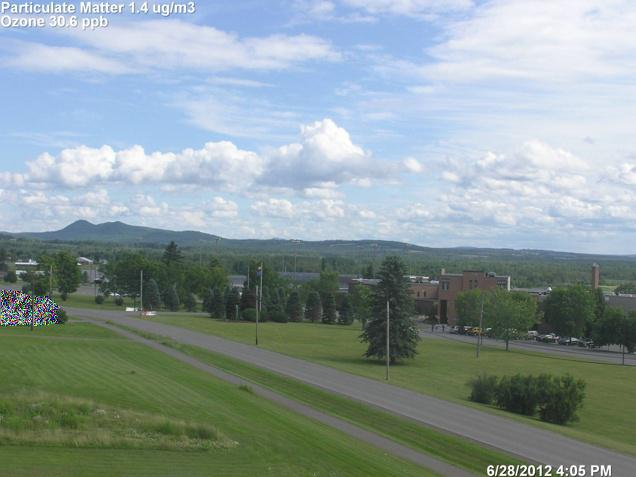
#> input picture TestData/Hday2night/composite_images_test/d1048-20120628-200951_1_3.jpg, 636 x 477 px, given as the content of the folder ta1/liguanlin/Datasets/iHarmony/Hday2night/composite_images/, which was not available
$ python generate_downsampled_dataset.py
#> lines starting #> are read from the running program, lines starting #| are printed output that depends on the picture; pictures that were not available may be replaced by others from this repository, and a replacement may not be noted
import numpy as np
import os
from os import listdir
from PIL import Image
import matplotlib.pyplot as plt
import cv2
import skimage
import random

def addGaussNoise(s):
    var = random.uniform(0.0001, 0.25)
    noisy = skimage.util.random_noise(s, mode='gaussian', var=var)
    return noisy
sub_dataset_list = ['/data1/liguanlin/Datasets/iHarmony/Hday2night']

for sub_dataset_name in sub_dataset_list:

    comp_file_path = sub_dataset_name + '/composite_images/'

    comp_file_list = os.listdir(comp_file_path) #合成图像列表

    mask_file_path = sub_dataset_name + '/masks/' #掩码图像保存路径

    for image in comp_file_list:
        img_path = comp_file_path + image
        #print(img_path)
        comp = Image.open(img_path).convert('RGB')
#> comp is the input picture: PIL image 636x477 RGB; mean R, G, B 138.9, 154.5, 154.7
        #print('comp.size=', comp.size)
        numpy_comp = np.array(comp)
        #print('numpy_comp.shape=', numpy_comp.shape)
        name_parts=img_path.split('_')
        mask_img_path = mask_file_path + image

        mask_path = mask_img_path.replace(('_'+name_parts[-1]),'.png')

        mask = Image.open(mask_path).convert('1') #获取到掩码图像
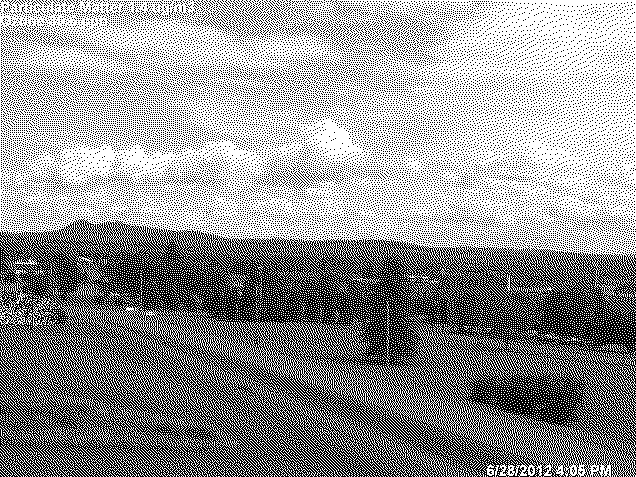
#> mask: PIL image 636x477 1; 58.6% white; black in thin lines or dots
        numpy_mask = np.array(mask) #将掩码图像转换为numpy格式

        #noisy_comp = addGaussNoise(numpy_comp.view()) #给合成图像添加噪声


        #numpy_noisy_comp = np.array(noisy_comp*255, dtype='uint8') #将带噪合成图像转换为uint8型

        origin_img_width = numpy_comp.shape[1]
#> origin_img_width = 636
        origin_img_height = numpy_comp.shape[0]
#> origin_img_height = 477
        origin_channel = numpy_comp.shape[2]
#> origin_channel = 3
        origin_sizes=(origin_img_width, origin_img_height)
#> origin_sizes = (636, 477)

        new_img_width = origin_img_width//8
#> new_img_width = 79
        new_img_height = origin_img_height//8
#> new_img_height = 59

        dst_sizes=(new_img_width, new_img_height)
#> dst_sizes = (79, 59)
        #step1：先把整个图像downsample。
        downsampled_img = comp.resize(dst_sizes, Image.BICUBIC)
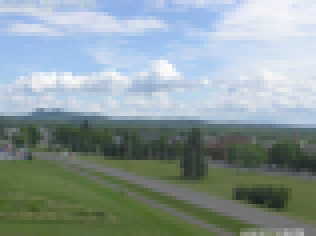
#> downsampled_img: PIL image 79x59 RGB (shown 4 times larger); mean R, G, B 139, 154.5, 154.7

        #step2：然后再upsample。
        up_sampled_img = downsampled_img.resize(origin_sizes, Image.BICUBIC)

        up_sampled_img_numpy = np.array(up_sampled_img)
        #print('up_sampled_img_numpy.shape=', up_sampled_img_numpy.shape)  #(461, 639, 3)

        #step3：然后将mask区域复制过来。
        output_img = np.zeros((origin_img_height, origin_img_width, origin_channel), dtype='uint8')
        #print('output_img.shape=',output_img.shape)

        for i in range(origin_img_height):
            for j in range(origin_img_width):
                if numpy_mask[i,j] == False:
                    #print('True')
                    output_img[i,j,:] = numpy_comp[i,j,:] #从原始合成图中选择像素
                elif numpy_mask[i,j] == True:
                    output_img[i,j,:] = up_sampled_img_numpy[i,j,:] #从带噪合成图像中选择像素

                    #print('False')
                    #continue

        #指定图像保存的路径
        save_downsampled_img_path = sub_dataset_name + '/composite_downsampled_images_8x/'
        if not os.path.exists(save_downsampled_img_path):
            os.mkdir(save_downsampled_img_path)
        downsampled_img_name = save_downsampled_img_path + image

        save_img = Image.fromarray(output_img)#保存最终的图像
        print('save_img.size=', save_img.size)
#| save_img.size= (636, 477)
        save_img.save(downsampled_img_name)

$ run again, on TestData/Hday2night/real_images/d10091-20120914-152206.jpg
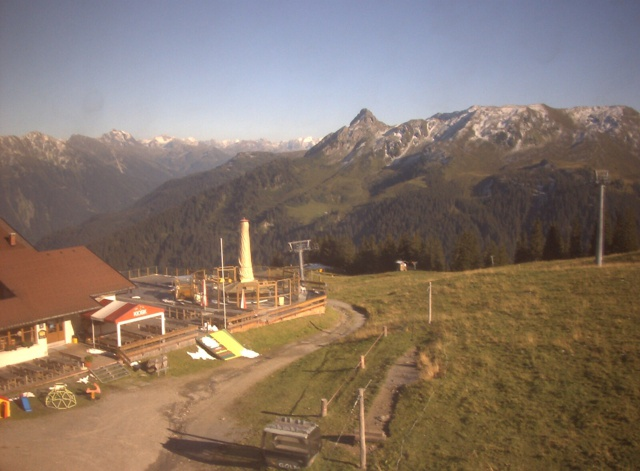
#> input picture TestData/Hday2night/real_images/d10091-20120914-152206.jpg, 640 x 471 px, given as the content of the folder ta1/liguanlin/Datasets/iHarmony/Hday2night/composite_images/, which was not available
#> comp is the input picture: PIL image 640x471 RGB; mean R, G, B 134.4, 117.1, 104.5
#> `mask = Image.open(mask_path).convert('1')`:
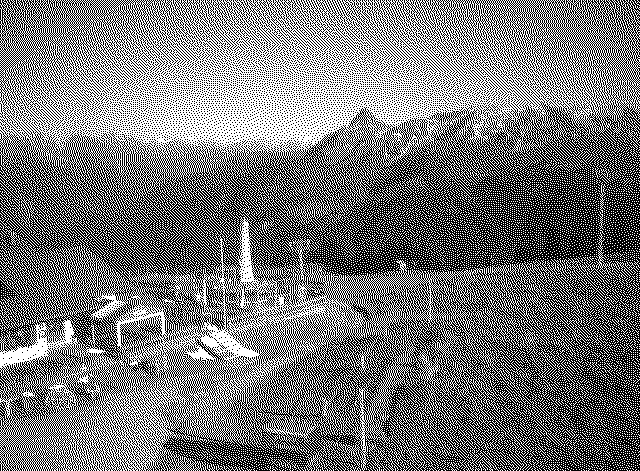
#> mask: PIL image 640x471 1; 47.1% white in thin lines or dots
#> `downsampled_img = comp.resize(dst_sizes, Image.BICUBIC)`:
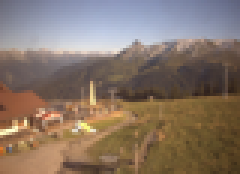
#> downsampled_img: PIL image 80x58 RGB (shown 3 times larger); mean R, G, B 134.4, 117.1, 104.5
#| save_img.size= (640, 471)
